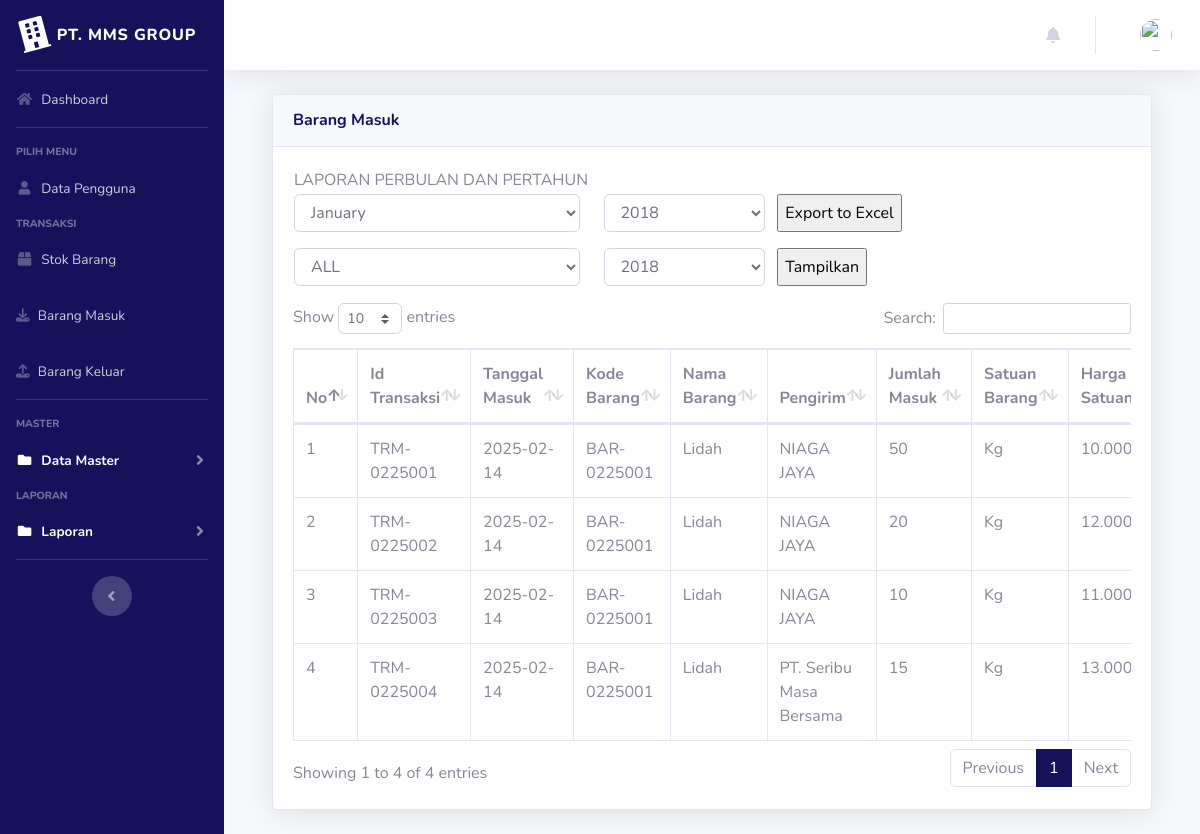
Page /index.php?page=laporan_barangmasuk (signed in) on the committed database.
### tables this page shows
CREATE TABLE `barang_masuk` (
  `id` int NOT NULL AUTO_INCREMENT,
  `id_transaksi` varchar(100) NOT NULL,
  `tanggal` date NOT NULL,
  `kode_barang` varchar(100) NOT NULL,
  `nama_barang` varchar(100) NOT NULL,
  `pengirim` varchar(100) NOT NULL,
  `jumlah` double NOT NULL,
  `satuan` varchar(100) NOT NULL,
  `harga_satuan` bigint NOT NULL,
  `total_harga` bigint NOT NULL,
  PRIMARY KEY (`id`)
);

### page/laporan/laporan_barangmasuk.php (the view, shortened to what this page needs)
<div class="container-fluid">
  <div class="card shadow mb-4">
    <div class="card-header py-3">
      <h6 class="m-0 font-weight-bold text-primary">Barang Masuk</h6>
    </div>
    <div class="card-body">
      <table>
        <tr>
          <td>
            LAPORAN PERBULAN DAN PERTAHUN
          </td>
        </tr>
        <tr>
          <td width="50%">
            <form action="page/laporan/export_laporan_barangmasuk_excel.php" method="post">
              <div class="row form-group">
                <div class="col-md-5">
                  <select class="form-control " name="bln">
                    <option value="1" selected="">January</option>
                  </select>
                </div>
                <div class="col-md-3">
                  <?php
                  $now = date('Y');
                  echo "<select name='thn' class='form-control'>";
                  for ($a = 2018; $a <= $now; $a++) {
                    echo "<option value='$a'>$a</option>";
                  }
                  echo "</select>";
                  ?>
                </div>
                <input type="submit" class="" name="submit" value="Export to Excel">
              </div>
            </form>
            <form id="Myform1">
              <div class="row form-group">
                <div class="col-md-5">
                  <select class="form-control " name="bln">
                    <option value="all" selected="">ALL</option>
                  </select>
                </div>
                <div class="col-md-3">
                  <?php
                  $now = date('Y');
                  echo "<select name='thn' class='form-control'>";
                  for ($a = 2018; $a <= $now; $a++) {
                    echo "<option value='$a'>$a</option>";
                  }
                  echo "</select>";
                  ?>
                </div>
                <input type="submit" class="" name="submit2" value="Tampilkan">
              </div>
            </form>
          </td>
      </table>
      <div class="tampung1">
        <div class="table-responsive">
          <table class="table table-bordered" id="dataTable" width="100%" cellspacing="0">
            <thead>
              <tr>
                <th>No</th>
                <th>Id Transaksi</th>
                <th>Tanggal Masuk</th>
                <th>Kode Barang</th>
                <th>Nama Barang</th>
                <th>Pengirim</th>
                <th>Jumlah Masuk</th>
                <th>Satuan Barang</th>
                <th>Harga Satuan</th>
              </tr>
            </thead>
            <tbody>
              <?php
              $no = 1;
              $sql = $koneksi->query("select * from barang_masuk");
              while ($data = $sql->fetch_assoc()) {
              ?>
                <tr>
                  <td><?php echo $no++; ?></td>
                  <td><?php echo $data['id_transaksi'] ?></td>
                  <td><?php echo $data['tanggal'] ?></td>
                  <td><?php echo $data['kode_barang'] ?></td>
                  <td><?php echo $data['nama_barang'] ?></td>
                  <td><?php echo $data['pengirim'] ?></td>
                  <td><?php echo $data['jumlah'] ?></td>
                  <td><?php echo $data['satuan'] ?></td>
                  <td><?php echo number_format($data['harga_satuan'], 0, '', '.') ?></td>
                </tr>
              <?php } ?>
            </tbody>
          </table>
        </div>
      </div>
    </div>
  </div>

### rows in the picture
barang_masuk: id_transaksi "TRM-0225001", tanggal "2025-02-14", kode_barang "BAR-0225001", nama_barang "Lidah", pengirim "NIAGA JAYA", jumlah "50", satuan "Kg", harga_satuan "10.000"
barang_masuk: id_transaksi "TRM-0225002", tanggal "2025-02-14", kode_barang "BAR-0225001", nama_barang "Lidah", pengirim "NIAGA JAYA", jumlah "20", satuan "Kg", harga_satuan "12.000"
barang_masuk: id_transaksi "TRM-0225003", tanggal "2025-02-14", kode_barang "BAR-0225001", nama_barang "Lidah", pengirim "NIAGA JAYA", jumlah "10", satuan "Kg", harga_satuan "11.000"
barang_masuk: id_transaksi "TRM-0225004", tanggal "2025-02-14", kode_barang "BAR-0225001", nama_barang "Lidah", pengirim "PT. Seribu Masa Bersama", jumlah "15", satuan "Kg", harga_satuan "13.000"

### other values in the picture
form field thn "2018"
